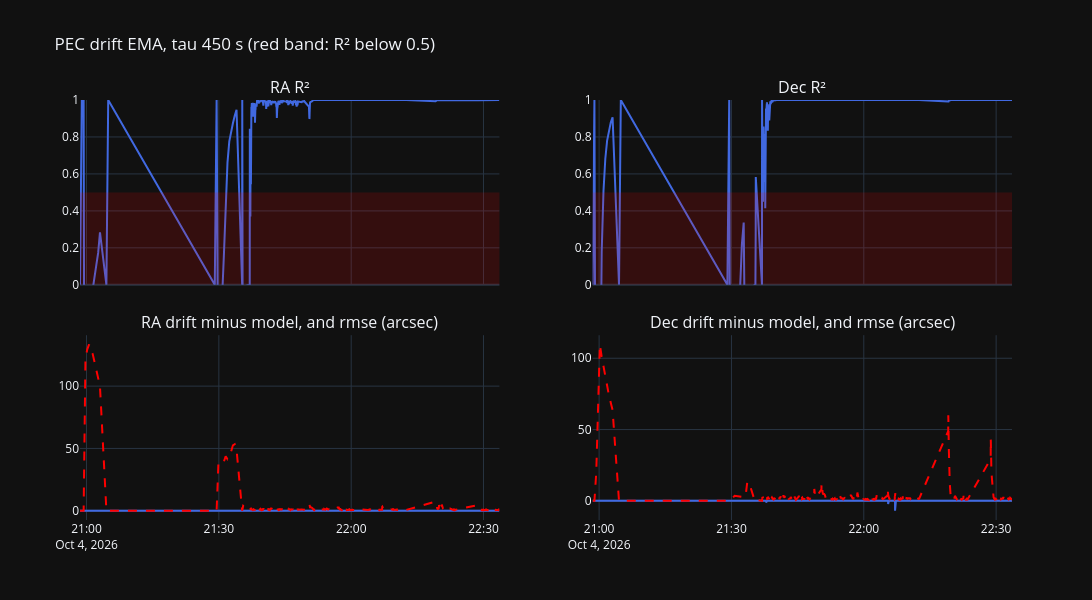

This figure's notebook cell:
### Markdown cell above
## 6. How closely did the EMA follow the drift?

The session's EMA replayed row by row (restarting at each PEC reset, as the driver does). R² is the driver's own fit
quality, the one its inhibit gate uses: PEC applies only while R² and the rmse are good enough. *Drift minus model* is
what the EMA's prediction missed at each guide update.

### Code cell
VAR_ALPHA, SSE_ALPHA = 0.05, 0.15
axes = [PecAxis(tau=pec_config['tau'], min_dt=pec_config['min_dt']) for _ in range(2)]
ra_drift, dec_drift = (stitch_accum(df[f'total_accum_{i}'].values * 60, np.r_[False, np.diff(df['n'].values) < 0]) for i in (1, 2))
offset = [ra_drift - df['total_accum_1'].values * 60, dec_drift - df['total_accum_2'].values * 60]
for k, a in enumerate(axes):
    a.reset_seed(df.iloc[0][f'total_accum_{k + 1}'] / 60)
t0, prev_n, rec = 0.0, df.iloc[0]['n'], []
for i, row in enumerate(df.itertuples()):
    if row.n < prev_n:                                          # PEC reset: the driver restarts the model and its clock
        for k, a in enumerate(axes):
            a.reset()
            a.reset_seed(getattr(row, f'total_accum_{k + 1}') / 60)
        t0 = row.t_sec
    prev_n = row.n
    t = row.t_sec - t0
    r = dict(timestamp=row.timestamp)
    for k, (a, nm) in enumerate(zip(axes, ('ra', 'dec'))):
        accum = getattr(row, f'total_accum_{k + 1}') / 60
        if np.isfinite(accum):
            a.ingest_accum(accum, t, VAR_ALPHA, SSE_ALPHA)
        r[f'{nm}_r2'] = a.r2
        r[f'{nm}_miss'] = (accum - a.predicted_accum(t)) * 3600
        r[f'{nm}_rmse'] = np.sqrt(a.sse) * 3600
    rec.append(r)
fit = pd.DataFrame(rec)
fig = make_subplots(rows=2, cols=2, shared_xaxes=True, vertical_spacing=0.12,
                    subplot_titles=['RA R²', 'Dec R²', 'RA drift minus model, and rmse (arcsec)', 'Dec drift minus model, and rmse (arcsec)'])
for c, nm in ((1, 'ra'), (2, 'dec')):
    fig.add_trace(go.Scatter(x=fit['timestamp'], y=fit[f'{nm}_r2'], name=f'{nm} R²', line=dict(color='royalblue')), row=1, col=c)
    fig.add_trace(go.Scatter(x=fit['timestamp'], y=fit[f'{nm}_miss'], name=f'{nm} drift minus model', line=dict(color='royalblue')), row=2, col=c)
    fig.add_trace(go.Scatter(x=fit['timestamp'], y=fit[f'{nm}_rmse'], name=f'{nm} rmse', line=dict(color='red', dash='dash')), row=2, col=c)
    fig.add_hrect(y0=0, y1=0.5, fillcolor='rgba(255,0,0,0.15)', line_width=0, row=1, col=c)
    fig.update_yaxes(range=[0, 1], row=1, col=c)
fig.update_xaxes(matches='x')
fig.update_layout(height=600, width=1400, template=TEMPLATE, hovermode='x unified', showlegend=False,
                  title=f"PEC drift EMA, tau {pec_config['tau']:g} s (red band: R² below 0.5)")
fig.show()

### Figure 1 — Plotly figure (JSON) as saved in the notebook; plotly's stock layout.template omitted (floating-point values rounded to 4 significant figures; data arrays with more than 128 entries replaced by an {"elided": "..."} marker saying what was removed)
{"data": [{"line": {"color": "royalblue"}, "name": "ra R²", "type": "scatter", "x": {"elided": "2739 str values"}, "xaxis": "x", "y": {"elided": "2739 float values"}, "yaxis": "y"}, {"line": {"color": "royalblue"}, "name": "ra drift minus model", "type": "scatter", "x": {"elided": "2739 str values"}, "xaxis": "x3", "y": {"elided": "2739 float values"}, "yaxis": "y3"}, {"line": {"color": "red", "dash": "dash"}, "name": "ra rmse", "type": "scatter", "x": {"elided": "2739 str values"}, "xaxis": "x3", "y": {"elided": "2739 float values"}, "yaxis": "y3"}, {"line": {"color": "royalblue"}, "name": "dec R²", "type": "scatter", "x": {"elided": "2739 str values"}, "xaxis": "x2", "y": {"elided": "2739 float values"}, "yaxis": "y2"}, {"line": {"color": "royalblue"}, "name": "dec drift minus model", "type": "scatter", "x": {"elided": "2739 str values"}, "xaxis": "x4", "y": {"elided": "2739 float values"}, "yaxis": "y4"}, {"line": {"color": "red", "dash": "dash"}, "name": "dec rmse", "type": "scatter", "x": {"elided": "2739 str values"}, "xaxis": "x4", "y": {"elided": "2739 float values"}, "yaxis": "y4"}], "layout": {"annotations": [{"font": {"size": 16}, "showarrow": false, "text": "RA R²", "x": 0.225, "xanchor": "center", "xref": "paper", "y": 1, "yanchor": "bottom", "yref": "paper"}, {"font": {"size": 16}, "showarrow": false, "text": "Dec R²", "x": 0.775, "xanchor": "center", "xref": "paper", "y": 1, "yanchor": "bottom", "yref": "paper"}, {"font": {"size": 16}, "showarrow": false, "text": "RA drift minus model, and rmse (arcsec)", "x": 0.225, "xanchor": "center", "xref": "paper", "y": 0.44, "yanchor": "bottom", "yref": "paper"}, {"font": {"size": 16}, "showarrow": false, "text": "Dec drift minus model, and rmse (arcsec)", "x": 0.775, "xanchor": "center", "xref": "paper", "y": 0.44, "yanchor": "bottom", "yref": "paper"}], "height": 600, "hovermode": "x unified", "shapes": [{"fillcolor": "rgba(255,0,0,0.15)", "line": {"width": 0}, "type": "rect", "x0": 0, "x1": 1, "xref": "x domain", "y0": 0, "y1": 0.5, "yref": "y"}, {"fillcolor": "rgba(255,0,0,0.15)", "line": {"width": 0}, "type": "rect", "x0": 0, "x1": 1, "xref": "x2 domain", "y0": 0, "y1": 0.5, "yref": "y2"}], "showlegend": false, "title": {"text": "PEC drift EMA, tau 450 s (red band: R² below 0.5)"}, "width": 1400, "xaxis": {"anchor": "y", "domain": [0, 0.45], "matches": "x", "showticklabels": false}, "xaxis2": {"anchor": "y2", "domain": [0.55, 1], "matches": "x", "showticklabels": false}, "xaxis3": {"anchor": "y3", "domain": [0, 0.45], "matches": "x"}, "xaxis4": {"anchor": "y4", "domain": [0.55, 1], "matches": "x"}, "yaxis": {"anchor": "x", "domain": [0.56, 1], "range": [0, 1]}, "yaxis2": {"anchor": "x2", "domain": [0.56, 1], "range": [0, 1]}, "yaxis3": {"anchor": "x3", "domain": [0, 0.44]}, "yaxis4": {"anchor": "x4", "domain": [0, 0.44]}}}
